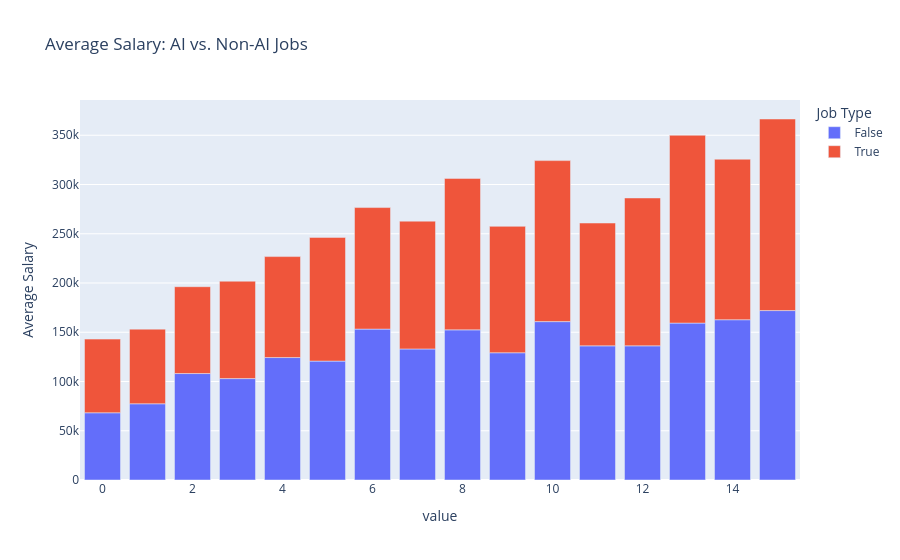

The notebook cell saved with this chart:
### Code cell
df_grouped = df[df['SALARY'].notna()].groupby(['AI_JOB', 'MIN_YEARS_EXPERIENCE'])['SALARY'].mean().reset_index()

px.bar(df_grouped, x=['AI_JOB', 'MIN_YEARS_EXPERIENCE'], y='SALARY',
       title="Average Salary: AI vs. Non-AI Jobs",
       labels={'AI_JOB': 'Job Type', 'SALARY': 'Average Salary'},
       color='AI_JOB')

### Figure 1 — Plotly figure (JSON) as saved in the notebook; plotly's stock layout.template omitted (floating-point values rounded to 4 significant figures)
{"data": [{"hovertemplate": "Job Type=False<br>value=%{x}<br>Average Salary=%{y}<extra></extra>", "legendgroup": "False", "marker": {"color": "#636efa", "pattern": {"shape": ""}}, "name": "False", "orientation": "v", "showlegend": true, "textposition": "auto", "type": "bar", "x": [0.0, 1.0, 2.0, 3.0, 4.0, 5.0, 6.0, 7.0, 8.0, 9.0, 10.0, 11.0, 12.0, 13.0, 14.0, 15.0], "xaxis": "x", "y": [68260.0, 77390.0, 108100.0, 103000.0, 124300.0, 120700.0, 153200.0, 133000.0, 152400.0, 129200.0, 160800.0, 136200.0, 136200.0, 159300.0, 162700.0, 172000.0], "yaxis": "y"}, {"hovertemplate": "Job Type=True<br>value=%{x}<br>Average Salary=%{y}<extra></extra>", "legendgroup": "True", "marker": {"color": "#EF553B", "pattern": {"shape": ""}}, "name": "True", "orientation": "v", "showlegend": true, "textposition": "auto", "type": "bar", "x": [0.0, 1.0, 2.0, 3.0, 4.0, 5.0, 6.0, 7.0, 8.0, 9.0, 10.0, 11.0, 12.0, 13.0, 14.0, 15.0], "xaxis": "x", "y": [74790.0, 75770.0, 88160.0, 98880.0, 102500.0, 125600.0, 123400.0, 129800.0, 153800.0, 128400.0, 163500.0, 124700.0, 150100.0, 190700.0, 163000.0, 194500.0], "yaxis": "y"}], "layout": {"barmode": "relative", "legend": {"title": {"text": "Job Type"}, "tracegroupgap": 0}, "title": {"text": "Average Salary: AI vs. Non-AI Jobs"}, "xaxis": {"anchor": "y", "domain": [0, 1], "title": {"text": "value"}}, "yaxis": {"anchor": "x", "domain": [0, 1], "title": {"text": "Average Salary"}}}}
